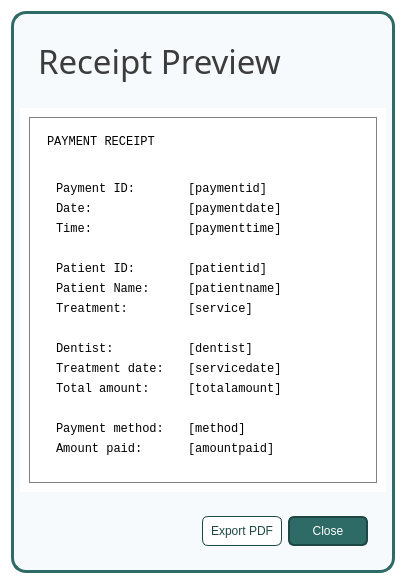
<?xml version="1.0" encoding="UTF-8"?>
<ui version="4.0">
 <class>popup_receipt</class>
 <widget class="QDialog" name="popup_receipt">
  <property name="windowModality">
   <enum>Qt::WindowModality::ApplicationModal</enum>
  </property>
  <property name="geometry">
   <rect>
    <x>0</x>
    <y>0</y>
    <width>381</width>
    <height>566</height>
   </rect>
  </property>
  <property name="palette">
   <palette>
    <active>
     <colorrole role="WindowText">
      <brush brushstyle="SolidPattern">
       <color alpha="255">
        <red>0</red>
        <green>0</green>
        <blue>0</blue>
       </color>
      </brush>
     </colorrole>
     <colorrole role="Button">
      <brush brushstyle="SolidPattern">
       <color alpha="255">
        <red>255</red>
        <green>255</green>
        <blue>255</blue>
       </color>
      </brush>
     </colorrole>
     <colorrole role="Light">
      <brush brushstyle="SolidPattern">
       <color alpha="255">
        <red>255</red>
        <green>255</green>
        <blue>255</blue>
       </color>
      </brush>
     </colorrole>
     <colorrole role="Midlight">
      <brush brushstyle="SolidPattern">
       <color alpha="255">
        <red>255</red>
        <green>255</green>
        <blue>255</blue>
       </color>
      </brush>
     </colorrole>
     <colorrole role="Dark">
      <brush brushstyle="SolidPattern">
       <color alpha="255">
        <red>127</red>
        <green>127</green>
        <blue>127</blue>
       </color>
      </brush>
     </colorrole>
     <colorrole role="Mid">
      <brush brushstyle="SolidPattern">
       <color alpha="255">
        <red>170</red>
        <green>170</green>
        <blue>170</blue>
       </color>
      </brush>
     </colorrole>
     <colorrole role="Text">
      <brush brushstyle="SolidPattern">
       <color alpha="255">
        <red>0</red>
        <green>0</green>
        <blue>0</blue>
       </color>
      </brush>
     </colorrole>
     <colorrole role="BrightText">
      <brush brushstyle="SolidPattern">
       <color alpha="255">
        <red>255</red>
        <green>255</green>
        <blue>255</blue>
       </color>
      </brush>
     </colorrole>
     <colorrole role="ButtonText">
      <brush brushstyle="SolidPattern">
       <color alpha="255">
        <red>0</red>
        <green>0</green>
        <blue>0</blue>
       </color>
      </brush>
     </colorrole>
     <colorrole role="Base">
      <brush brushstyle="SolidPattern">
       <color alpha="255">
        <red>255</red>
        <green>255</green>
        <blue>255</blue>
       </color>
      </brush>
     </colorrole>
     <colorrole role="Window">
      <brush brushstyle="SolidPattern">
       <color alpha="255">
        <red>255</red>
        <green>255</green>
        <blue>255</blue>
       </color>
      </brush>
     </colorrole>
     <colorrole role="Shadow">
      <brush brushstyle="SolidPattern">
       <color alpha="255">
        <red>0</red>
        <green>0</green>
        <blue>0</blue>
       </color>
      </brush>
     </colorrole>
     <colorrole role="AlternateBase">
      <brush brushstyle="SolidPattern">
       <color alpha="255">
        <red>255</red>
        <green>255</green>
        <blue>255</blue>
       </color>
      </brush>
     </colorrole>
     <colorrole role="ToolTipBase">
      <brush brushstyle="SolidPattern">
       <color alpha="255">
        <red>255</red>
        <green>255</green>
        <blue>220</blue>
       </color>
      </brush>
     </colorrole>
     <colorrole role="ToolTipText">
      <brush brushstyle="SolidPattern">
       <color alpha="255">
        <red>0</red>
        <green>0</green>
        <blue>0</blue>
       </color>
      </brush>
     </colorrole>
     <colorrole role="PlaceholderText">
      <brush brushstyle="SolidPattern">
       <color alpha="128">
        <red>0</red>
        <green>0</green>
        <blue>0</blue>
       </color>
      </brush>
     </colorrole>
     <colorrole role="Accent">
      <brush brushstyle="SolidPattern">
       <color alpha="255">
        <red>255</red>
        <green>255</green>
        <blue>255</blue>
       </color>
      </brush>
     </colorrole>
    </active>
    <inactive>
     <colorrole role="WindowText">
      <brush brushstyle="SolidPattern">
       <color alpha="255">
        <red>0</red>
        <green>0</green>
        <blue>0</blue>
       </color>
      </brush>
     </colorrole>
     <colorrole role="Button">
      <brush brushstyle="SolidPattern">
       <color alpha="255">
        <red>255</red>
        <green>255</green>
        <blue>255</blue>
       </color>
      </brush>
     </colorrole>
     <colorrole role="Light">
      <brush brushstyle="SolidPattern">
       <color alpha="255">
        <red>255</red>
        <green>255</green>
        <blue>255</blue>
       </color>
      </brush>
     </colorrole>
     <colorrole role="Midlight">
      <brush brushstyle="SolidPattern">
       <color alpha="255">
        <red>255</red>
        <green>255</green>
        <blue>255</blue>
       </color>
      </brush>
     </colorrole>
     <colorrole role="Dark">
      <brush brushstyle="SolidPattern">
       <color alpha="255">
        <red>127</red>
        <green>127</green>
        <blue>127</blue>
       </color>
      </brush>
     </colorrole>
     <colorrole role="Mid">
      <brush brushstyle="SolidPattern">
       <color alpha="255">
        <red>170</red>
        <green>170</green>
        <blue>170</blue>
       </color>
      </brush>
     </colorrole>
     <colorrole role="Text">
      <brush brushstyle="SolidPattern">
       <color alpha="255">
        <red>0</red>
        <green>0</green>
        <blue>0</blue>
       </color>
      </brush>
     </colorrole>
     <colorrole role="BrightText">
      <brush brushstyle="SolidPattern">
       <color alpha="255">
        <red>255</red>
        <green>255</green>
        <blue>255</blue>
       </color>
      </brush>
     </colorrole>
     <colorrole role="ButtonText">
      <brush brushstyle="SolidPattern">
       <color alpha="255">
        <red>0</red>
        <green>0</green>
        <blue>0</blue>
       </color>
      </brush>
     </colorrole>
     <colorrole role="Base">
      <brush brushstyle="SolidPattern">
       <color alpha="255">
        <red>255</red>
        <green>255</green>
        <blue>255</blue>
       </color>
      </brush>
     </colorrole>
     <colorrole role="Window">
      <brush brushstyle="SolidPattern">
       <color alpha="255">
        <red>255</red>
        <green>255</green>
        <blue>255</blue>
       </color>
      </brush>
     </colorrole>
     <colorrole role="Shadow">
      <brush brushstyle="SolidPattern">
       <color alpha="255">
        <red>0</red>
        <green>0</green>
        <blue>0</blue>
       </color>
      </brush>
     </colorrole>
     <colorrole role="AlternateBase">
      <brush brushstyle="SolidPattern">
       <color alpha="255">
        <red>255</red>
        <green>255</green>
        <blue>255</blue>
       </color>
      </brush>
     </colorrole>
     <colorrole role="ToolTipBase">
      <brush brushstyle="SolidPattern">
       <color alpha="255">
        <red>255</red>
        <green>255</green>
        <blue>220</blue>
       </color>
      </brush>
     </colorrole>
     <colorrole role="ToolTipText">
      <brush brushstyle="SolidPattern">
       <color alpha="255">
        <red>0</red>
        <green>0</green>
        <blue>0</blue>
       </color>
      </brush>
     </colorrole>
     <colorrole role="PlaceholderText">
      <brush brushstyle="SolidPattern">
       <color alpha="128">
        <red>0</red>
        <green>0</green>
        <blue>0</blue>
       </color>
      </brush>
     </colorrole>
     <colorrole role="Accent">
      <brush brushstyle="SolidPattern">
       <color alpha="255">
        <red>255</red>
        <green>255</green>
        <blue>255</blue>
       </color>
      </brush>
     </colorrole>
    </inactive>
    <disabled>
     <colorrole role="WindowText">
      <brush brushstyle="SolidPattern">
       <color alpha="255">
        <red>0</red>
        <green>0</green>
        <blue>0</blue>
       </color>
      </brush>
     </colorrole>
     <colorrole role="Button">
      <brush brushstyle="SolidPattern">
       <color alpha="255">
        <red>255</red>
        <green>255</green>
        <blue>255</blue>
       </color>
      </brush>
     </colorrole>
     <colorrole role="Light">
      <brush brushstyle="SolidPattern">
       <color alpha="255">
        <red>255</red>
        <green>255</green>
        <blue>255</blue>
       </color>
      </brush>
     </colorrole>
     <colorrole role="Midlight">
      <brush brushstyle="SolidPattern">
       <color alpha="255">
        <red>255</red>
        <green>255</green>
        <blue>255</blue>
       </color>
      </brush>
     </colorrole>
     <colorrole role="Dark">
      <brush brushstyle="SolidPattern">
       <color alpha="255">
        <red>127</red>
        <green>127</green>
        <blue>127</blue>
       </color>
      </brush>
     </colorrole>
     <colorrole role="Mid">
      <brush brushstyle="SolidPattern">
       <color alpha="255">
        <red>170</red>
        <green>170</green>
        <blue>170</blue>
       </color>
      </brush>
     </colorrole>
     <colorrole role="Text">
      <brush brushstyle="SolidPattern">
       <color alpha="255">
        <red>0</red>
        <green>0</green>
        <blue>0</blue>
       </color>
      </brush>
     </colorrole>
     <colorrole role="BrightText">
      <brush brushstyle="SolidPattern">
       <color alpha="255">
        <red>255</red>
        <green>255</green>
        <blue>255</blue>
       </color>
      </brush>
     </colorrole>
     <colorrole role="ButtonText">
      <brush brushstyle="SolidPattern">
       <color alpha="255">
        <red>0</red>
        <green>0</green>
        <blue>0</blue>
       </color>
      </brush>
     </colorrole>
     <colorrole role="Base">
      <brush brushstyle="SolidPattern">
       <color alpha="255">
        <red>255</red>
        <green>255</green>
        <blue>255</blue>
       </color>
      </brush>
     </colorrole>
     <colorrole role="Window">
      <brush brushstyle="SolidPattern">
       <color alpha="255">
        <red>255</red>
        <green>255</green>
        <blue>255</blue>
       </color>
      </brush>
     </colorrole>
     <colorrole role="Shadow">
      <brush brushstyle="SolidPattern">
       <color alpha="255">
        <red>0</red>
        <green>0</green>
        <blue>0</blue>
       </color>
      </brush>
     </colorrole>
     <colorrole role="AlternateBase">
      <brush brushstyle="SolidPattern">
       <color alpha="255">
        <red>255</red>
        <green>255</green>
        <blue>255</blue>
       </color>
      </brush>
     </colorrole>
     <colorrole role="ToolTipBase">
      <brush brushstyle="SolidPattern">
       <color alpha="255">
        <red>255</red>
        <green>255</green>
        <blue>220</blue>
       </color>
      </brush>
     </colorrole>
     <colorrole role="ToolTipText">
      <brush brushstyle="SolidPattern">
       <color alpha="255">
        <red>0</red>
        <green>0</green>
        <blue>0</blue>
       </color>
      </brush>
     </colorrole>
     <colorrole role="PlaceholderText">
      <brush brushstyle="SolidPattern">
       <color alpha="128">
        <red>0</red>
        <green>0</green>
        <blue>0</blue>
       </color>
      </brush>
     </colorrole>
     <colorrole role="Accent">
      <brush brushstyle="SolidPattern">
       <color alpha="255">
        <red>255</red>
        <green>255</green>
        <blue>255</blue>
       </color>
      </brush>
     </colorrole>
    </disabled>
   </palette>
  </property>
  <property name="windowTitle">
   <string>Dialog</string>
  </property>
  <property name="styleSheet">
   <string notr="true">color: black;</string>
  </property>
  <property name="modal">
   <bool>true</bool>
  </property>
  <layout class="QVBoxLayout" name="verticalLayout">
   <item>
    <widget class="QWidget" name="main_container" native="true">
     <property name="styleSheet">
      <string notr="true">#main_container {
	border: 3px solid #2E6B66;
	background: #F7FAFC;
	border-radius: 15px;
}</string>
     </property>
     <layout class="QVBoxLayout" name="verticalLayout_2">
      <item>
       <widget class="QWidget" name="header_container" native="true">
        <layout class="QHBoxLayout" name="horizontalLayout">
         <item>
          <widget class="QWidget" name="widget_4" native="true">
           <layout class="QVBoxLayout" name="verticalLayout_3">
            <item>
             <widget class="QLabel" name="header_label">
              <property name="font">
               <font>
                <family>Slate Medium</family>
                <pointsize>25</pointsize>
               </font>
              </property>
              <property name="styleSheet">
               <string notr="true">	color: rgb(60, 60, 60);
</string>
              </property>
              <property name="text">
               <string>Receipt Preview</string>
              </property>
             </widget>
            </item>
           </layout>
          </widget>
         </item>
        </layout>
       </widget>
      </item>
      <item>
       <widget class="QWidget" name="container" native="true">
        <property name="styleSheet">
         <string notr="true">#container {
	background: white;
}</string>
        </property>
        <layout class="QHBoxLayout" name="horizontalLayout_4">
         <item>
          <widget class="QWidget" name="receipt_container" native="true">
           <property name="styleSheet">
            <string notr="true">#receipt_container {
	border: 1px solid gray;
}</string>
           </property>
           <layout class="QVBoxLayout" name="verticalLayout_4">
            <item>
             <widget class="QWidget" name="widget_2" native="true">
              <layout class="QVBoxLayout" name="verticalLayout_5">
               <item>
                <widget class="QLabel" name="label">
                 <property name="font">
                  <font>
                   <family>Monospace</family>
                  </font>
                 </property>
                 <property name="text">
                  <string>PAYMENT RECEIPT</string>
                 </property>
                </widget>
               </item>
              </layout>
             </widget>
            </item>
            <item>
             <widget class="QWidget" name="widget_3" native="true">
              <layout class="QHBoxLayout" name="horizontalLayout_5">
               <item>
                <widget class="QWidget" name="widget_5" native="true">
                 <layout class="QVBoxLayout" name="verticalLayout_6">
                  <item>
                   <widget class="QLabel" name="label_2">
                    <property name="font">
                     <font>
                      <family>Monospace</family>
                     </font>
                    </property>
                    <property name="text">
                     <string>Payment ID:</string>
                    </property>
                   </widget>
                  </item>
                  <item>
                   <widget class="QLabel" name="label_4">
                    <property name="font">
                     <font>
                      <family>Monospace</family>
                     </font>
                    </property>
                    <property name="text">
                     <string>Date:</string>
                    </property>
                   </widget>
                  </item>
                  <item>
                   <widget class="QLabel" name="label_5">
                    <property name="font">
                     <font>
                      <family>Monospace</family>
                     </font>
                    </property>
                    <property name="text">
                     <string>Time:</string>
                    </property>
                   </widget>
                  </item>
                  <item>
                   <widget class="QLabel" name="label_17">
                    <property name="text">
                     <string/>
                    </property>
                   </widget>
                  </item>
                  <item>
                   <widget class="QLabel" name="label_6">
                    <property name="font">
                     <font>
                      <family>Monospace</family>
                     </font>
                    </property>
                    <property name="text">
                     <string>Patient ID:</string>
                    </property>
                   </widget>
                  </item>
                  <item>
                   <widget class="QLabel" name="label_10">
                    <property name="font">
                     <font>
                      <family>Monospace</family>
                     </font>
                    </property>
                    <property name="text">
                     <string>Patient Name:</string>
                    </property>
                   </widget>
                  </item>
                  <item>
                   <widget class="QLabel" name="label_15">
                    <property name="font">
                     <font>
                      <family>Monospace</family>
                     </font>
                    </property>
                    <property name="text">
                     <string>Treatment:</string>
                    </property>
                   </widget>
                  </item>
                  <item>
                   <widget class="QLabel" name="label_18">
                    <property name="text">
                     <string/>
                    </property>
                   </widget>
                  </item>
                  <item>
                   <widget class="QLabel" name="label_13">
                    <property name="font">
                     <font>
                      <family>Monospace</family>
                     </font>
                    </property>
                    <property name="text">
                     <string>Dentist:</string>
                    </property>
                   </widget>
                  </item>
                  <item>
                   <widget class="QLabel" name="label_14">
                    <property name="font">
                     <font>
                      <family>Monospace</family>
                     </font>
                    </property>
                    <property name="text">
                     <string>Treatment date:</string>
                    </property>
                   </widget>
                  </item>
                  <item>
                   <widget class="QLabel" name="label_12">
                    <property name="font">
                     <font>
                      <family>Monospace</family>
                     </font>
                    </property>
                    <property name="text">
                     <string>Total amount:</string>
                    </property>
                   </widget>
                  </item>
                  <item>
                   <widget class="QLabel" name="label_19">
                    <property name="text">
                     <string/>
                    </property>
                   </widget>
                  </item>
                  <item>
                   <widget class="QLabel" name="label_16">
                    <property name="font">
                     <font>
                      <family>Monospace</family>
                     </font>
                    </property>
                    <property name="text">
                     <string>Payment method:</string>
                    </property>
                   </widget>
                  </item>
                  <item>
                   <widget class="QLabel" name="label_11">
                    <property name="font">
                     <font>
                      <family>Monospace</family>
                     </font>
                    </property>
                    <property name="text">
                     <string>Amount paid:</string>
                    </property>
                   </widget>
                  </item>
                 </layout>
                </widget>
               </item>
               <item>
                <widget class="QWidget" name="widget_6" native="true">
                 <property name="minimumSize">
                  <size>
                   <width>180</width>
                   <height>0</height>
                  </size>
                 </property>
                 <layout class="QVBoxLayout" name="verticalLayout_7">
                  <item>
                   <widget class="QLabel" name="paymentid_label">
                    <property name="font">
                     <font>
                      <family>Monospace</family>
                     </font>
                    </property>
                    <property name="text">
                     <string>[paymentid]</string>
                    </property>
                   </widget>
                  </item>
                  <item>
                   <widget class="QLabel" name="paymentdate_label">
                    <property name="font">
                     <font>
                      <family>Monospace</family>
                     </font>
                    </property>
                    <property name="text">
                     <string>[paymentdate]</string>
                    </property>
                   </widget>
                  </item>
                  <item>
                   <widget class="QLabel" name="paymenttime_label">
                    <property name="font">
                     <font>
                      <family>Monospace</family>
                     </font>
                    </property>
                    <property name="text">
                     <string>[paymenttime]</string>
                    </property>
                   </widget>
                  </item>
                  <item>
                   <widget class="QLabel" name="label_29">
                    <property name="text">
                     <string/>
                    </property>
                   </widget>
                  </item>
                  <item>
                   <widget class="QLabel" name="patientid_label">
                    <property name="font">
                     <font>
                      <family>Monospace</family>
                     </font>
                    </property>
                    <property name="text">
                     <string>[patientid]</string>
                    </property>
                   </widget>
                  </item>
                  <item>
                   <widget class="QLabel" name="patientname_label">
                    <property name="font">
                     <font>
                      <family>Monospace</family>
                     </font>
                    </property>
                    <property name="text">
                     <string>[patientname]</string>
                    </property>
                   </widget>
                  </item>
                  <item>
                   <widget class="QLabel" name="service_label">
                    <property name="font">
                     <font>
                      <family>Monospace</family>
                     </font>
                    </property>
                    <property name="text">
                     <string>[service]</string>
                    </property>
                   </widget>
                  </item>
                  <item>
                   <widget class="QLabel" name="label_24">
                    <property name="text">
                     <string/>
                    </property>
                   </widget>
                  </item>
                  <item>
                   <widget class="QLabel" name="dentist_label">
                    <property name="font">
                     <font>
                      <family>Monospace</family>
                     </font>
                    </property>
                    <property name="text">
                     <string>[dentist]</string>
                    </property>
                   </widget>
                  </item>
                  <item>
                   <widget class="QLabel" name="servicedate_label">
                    <property name="font">
                     <font>
                      <family>Monospace</family>
                     </font>
                    </property>
                    <property name="text">
                     <string>[servicedate]</string>
                    </property>
                   </widget>
                  </item>
                  <item>
                   <widget class="QLabel" name="totalamount_label">
                    <property name="font">
                     <font>
                      <family>Monospace</family>
                     </font>
                    </property>
                    <property name="text">
                     <string>[totalamount]</string>
                    </property>
                   </widget>
                  </item>
                  <item>
                   <widget class="QLabel" name="label_8">
                    <property name="text">
                     <string/>
                    </property>
                   </widget>
                  </item>
                  <item>
                   <widget class="QLabel" name="method_label">
                    <property name="font">
                     <font>
                      <family>Monospace</family>
                     </font>
                    </property>
                    <property name="text">
                     <string>[method]</string>
                    </property>
                   </widget>
                  </item>
                  <item>
                   <widget class="QLabel" name="amountpaid_label">
                    <property name="font">
                     <font>
                      <family>Monospace</family>
                     </font>
                    </property>
                    <property name="text">
                     <string>[amountpaid]</string>
                    </property>
                   </widget>
                  </item>
                 </layout>
                </widget>
               </item>
              </layout>
             </widget>
            </item>
           </layout>
          </widget>
         </item>
        </layout>
       </widget>
      </item>
      <item>
       <widget class="QWidget" name="button_container" native="true">
        <layout class="QHBoxLayout" name="horizontalLayout_2">
         <item>
          <spacer name="horizontalSpacer">
           <property name="orientation">
            <enum>Qt::Orientation::Horizontal</enum>
           </property>
           <property name="sizeHint" stdset="0">
            <size>
             <width>40</width>
             <height>20</height>
            </size>
           </property>
          </spacer>
         </item>
         <item>
          <widget class="QWidget" name="widget" native="true">
           <layout class="QHBoxLayout" name="horizontalLayout_3">
            <item>
             <widget class="QPushButton" name="export_button">
              <property name="minimumSize">
               <size>
                <width>80</width>
                <height>30</height>
               </size>
              </property>
              <property name="cursor">
               <cursorShape>PointingHandCursor</cursorShape>
              </property>
              <property name="styleSheet">
               <string notr="true">#export_button {
	background: white;
	border-radius: 6px;
	border: 1px solid #1F4744;
	color: #1F4744;

}

#export_button:hover {
	background: #DBF0EE;	
}

#export_button:pressed {
	background: #B8E0DD;
}</string>
              </property>
              <property name="text">
               <string>Export PDF</string>
              </property>
             </widget>
            </item>
            <item>
             <widget class="QPushButton" name="close_button">
              <property name="minimumSize">
               <size>
                <width>80</width>
                <height>30</height>
               </size>
              </property>
              <property name="cursor">
               <cursorShape>PointingHandCursor</cursorShape>
              </property>
              <property name="styleSheet">
               <string notr="true">#close_button {
	border-radius: 6px;
	color: white;
	border: 2px solid #1F4744;
	padding: 5px;
	background: #2E6B66;
}

#close_button:hover {
	border-radius: 6px;
	color: white;
	border: 2px solid #1F4744;
	padding: 5px;
	background: #265955;

}
#close_button:pressed {
	background: #1F4744;
	color: white;
	border: 2px solid #1F4744;
}</string>
              </property>
              <property name="text">
               <string>Close</string>
              </property>
             </widget>
            </item>
           </layout>
          </widget>
         </item>
        </layout>
       </widget>
      </item>
     </layout>
    </widget>
   </item>
  </layout>
 </widget>
 <resources/>
 <connections/>
</ui>
